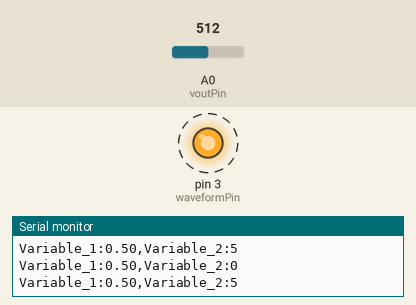
The sketch below on a simulated Arduino Uno, built with avr-gcc and run on an emulated ATmega328P. Parts: output pins drawn as LEDs (lit = HIGH), the last lines printed to the serial monitor. Dashed ring = blinking. The test bench sets the inputs (shaded band); at power-on: A0 (voutPin) = 512.

Above: at 3.26 s.
3.3 s: A0 (voutPin) set to 900
6.3 s: A0 (voutPin) set to 0
At 7.6 s:
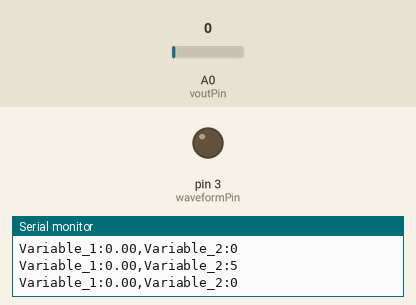
9.3 s: A0 (voutPin) set to 122
At 9.66 s:
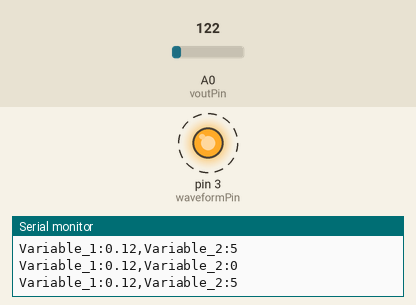
Timing chart, 0 to 18.3 s (numbered marks = the images above; inputs shaded):
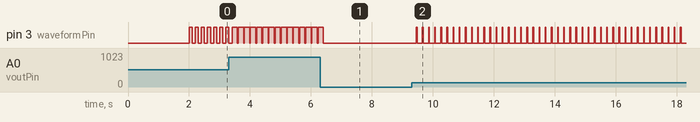

Measured:
- after the input at 6.3 s, pin 3 (waveformPin): goes on until 6.4 s, then stays LOW
- after the input at 9.3 s, pin 3 (waveformPin): alternates HIGH for 0.02 s and LOW for 0.18 s, starting after 0.15 s
- by itself, pin 3 (waveformPin): repeats every 0.20 s: HIGH 0.18 s, LOW 0.03 s

The sketch:

Lab2_Vout_to_PWM.ino
```cpp
/*==========================================================================
// Author : Tony Yang, Nathan Duncan, Dainel Poon
// Project : Lab2 vout to PWM for MREN 318
// Description : Collect and store data at 10 Hz
// Source-Code : Lab2_DataCollection.ino
// Date: 10/5/2023
//==========================================================================
*/
const int voutPin = A0;                          // Pin A0 will read Vout
const int waveformPin = 3;                       // Pin 3 will output the waveform

int WF_frequency = 5;                            // waveform frequency [Hz]
int WF_period = 1000/WF_frequency;               // waveform period [ms]
float dutyCycle = 80.0;                            // duty cycle value 0-100

void read_and_log();

void setup()
{
 Serial.begin(9600);
 delay(2);
 pinMode(voutPin, INPUT);
 pinMode(waveformPin, OUTPUT);

 delay(2000);
}
////////////////// Loop ///////////////////////////////
void loop()
{
  //Declarations may be moved to setup if constant
  dutyCycle = analogRead(voutPin)/1023.0;                // duty cycle value 0-100
  int DC_duration = (WF_period*dutyCycle);             // High duration [ms]

  //Generate Waveform
  digitalWrite(waveformPin, HIGH);
  Serial.print("Variable_1:");
  Serial.print(dutyCycle);
  Serial.print(",");
  Serial.print("Variable_2:");
  Serial.println(5);
  delay(DC_duration);
  digitalWrite(waveformPin, LOW);
  Serial.print("Variable_1:");
  Serial.print(dutyCycle);
  Serial.print(",");
  Serial.print("Variable_2:");
  Serial.println(0);
  delay(WF_period-DC_duration);
}

//////////////// Read and Log ////////////////////////
void read_and_log(){
  Serial.println(analogRead(voutPin));
}
```
